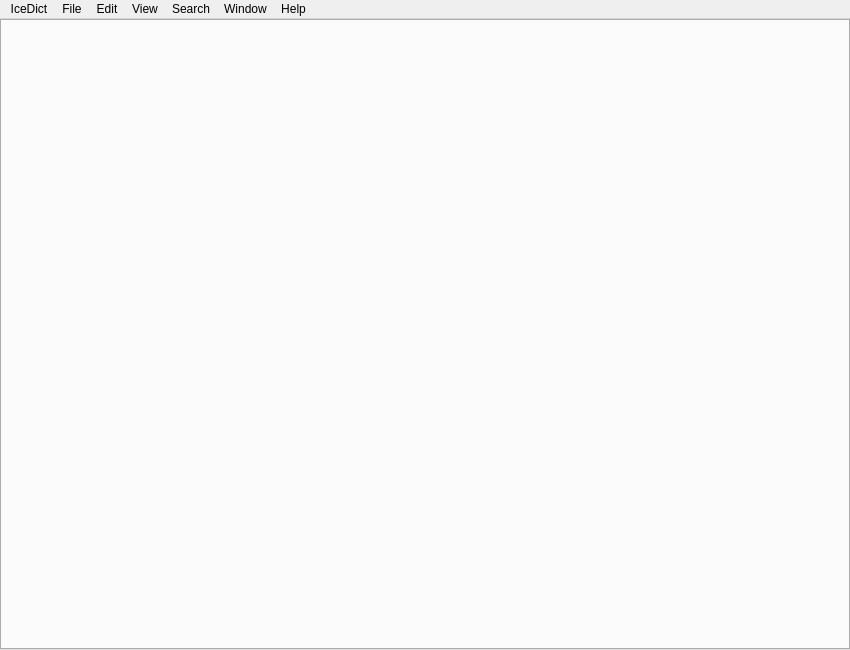
<?xml version="1.0" encoding="UTF-8"?>
<ui version="4.0">
 <class>MainWindow</class>
 <widget class="QMainWindow" name="MainWindow">
  <property name="geometry">
   <rect>
    <x>0</x>
    <y>0</y>
    <width>850</width>
    <height>650</height>
   </rect>
  </property>
  <property name="windowTitle">
   <string>MainWindow</string>
  </property>
  <property name="autoFillBackground">
   <bool>true</bool>
  </property>
  <property name="unifiedTitleAndToolBarOnMac">
   <bool>false</bool>
  </property>
  <widget class="QWidget" name="centralWidget">
   <layout class="QHBoxLayout" name="horizontalLayout">
    <property name="leftMargin">
     <number>0</number>
    </property>
    <property name="topMargin">
     <number>0</number>
    </property>
    <property name="rightMargin">
     <number>0</number>
    </property>
    <property name="bottomMargin">
     <number>0</number>
    </property>
    <item>
     <layout class="QVBoxLayout" name="centralLayout">
      <item>
       <widget class="QTabWidget" name="resultsTab">
        <property name="minimumSize">
         <size>
          <width>600</width>
          <height>400</height>
         </size>
        </property>
        <property name="font">
         <font>
          <family>Segoe UI</family>
          <pointsize>12</pointsize>
         </font>
        </property>
        <property name="focusPolicy">
         <enum>Qt::NoFocus</enum>
        </property>
        <property name="autoFillBackground">
         <bool>false</bool>
        </property>
        <property name="styleSheet">
         <string notr="true"/>
        </property>
        <property name="tabShape">
         <enum>QTabWidget::Rounded</enum>
        </property>
        <property name="currentIndex">
         <number>-1</number>
        </property>
        <property name="usesScrollButtons">
         <bool>false</bool>
        </property>
       </widget>
      </item>
     </layout>
    </item>
   </layout>
  </widget>
  <widget class="QMenuBar" name="menuBar">
   <property name="geometry">
    <rect>
     <x>0</x>
     <y>0</y>
     <width>850</width>
     <height>22</height>
    </rect>
   </property>
   <widget class="QMenu" name="menuFile">
    <property name="title">
     <string>File</string>
    </property>
    <addaction name="actionNew_Tab"/>
    <addaction name="separator"/>
    <addaction name="actionClose_Tab"/>
   </widget>
   <widget class="QMenu" name="menuWindow">
    <property name="title">
     <string>Window</string>
    </property>
    <addaction name="actionMinimize"/>
    <addaction name="actionFullscreen"/>
    <addaction name="separator"/>
    <addaction name="actionShow_Previous_Tab"/>
    <addaction name="actionShow_Next_Tab"/>
   </widget>
   <widget class="QMenu" name="menuHelp">
    <property name="title">
     <string>Help</string>
    </property>
    <addaction name="actionUser_Manual"/>
    <addaction name="separator"/>
    <addaction name="actionAcknowledgements"/>
   </widget>
   <widget class="QMenu" name="menuDictionaries">
    <property name="title">
     <string>Search</string>
    </property>
    <addaction name="actionModern_Icelandic"/>
    <addaction name="actionEnglish_Modern_Icelandic"/>
    <addaction name="actionOld_Icelandic_English"/>
    <addaction name="actionOld_Icelandic_Text_Search"/>
    <addaction name="actionSearch_Inflections"/>
    <addaction name="actionList_All_Forms"/>
   </widget>
   <widget class="QMenu" name="menuView">
    <property name="title">
     <string>View</string>
    </property>
    <addaction name="actionZoom_In"/>
    <addaction name="actionZoom_Out"/>
    <addaction name="separator"/>
    <addaction name="actionBack"/>
    <addaction name="actionForward"/>
    <addaction name="separator"/>
    <addaction name="actionFind"/>
    <addaction name="actionFind_in_Page"/>
    <addaction name="separator"/>
    <addaction name="actionShow_Status_Bar"/>
   </widget>
   <widget class="QMenu" name="menuIceDict">
    <property name="title">
     <string>IceDict</string>
    </property>
    <addaction name="actionAbout_IceDict"/>
    <addaction name="actionAbout_Qt"/>
   </widget>
   <widget class="QMenu" name="menuEdit">
    <property name="title">
     <string>Edit</string>
    </property>
    <addaction name="actionUndo_Close_Tab"/>
    <addaction name="separator"/>
   </widget>
   <addaction name="menuIceDict"/>
   <addaction name="menuFile"/>
   <addaction name="menuEdit"/>
   <addaction name="menuView"/>
   <addaction name="menuDictionaries"/>
   <addaction name="menuWindow"/>
   <addaction name="menuHelp"/>
  </widget>
  <action name="actionExit">
   <property name="text">
    <string>Exit</string>
   </property>
   <property name="shortcut">
    <string>Ctrl+Q</string>
   </property>
  </action>
  <action name="actionMinimize">
   <property name="text">
    <string>Minimize</string>
   </property>
   <property name="shortcut">
    <string>Ctrl+M</string>
   </property>
  </action>
  <action name="actionFullscreen">
   <property name="text">
    <string>Enter Full Screen</string>
   </property>
   <property name="shortcut">
    <string>Meta+Ctrl+F</string>
   </property>
  </action>
  <action name="actionNew_Tab">
   <property name="text">
    <string>New Tab</string>
   </property>
   <property name="shortcut">
    <string>Ctrl+T</string>
   </property>
  </action>
  <action name="actionClose_Tab">
   <property name="text">
    <string>Close Tab</string>
   </property>
   <property name="shortcut">
    <string>Ctrl+W</string>
   </property>
   <property name="shortcutContext">
    <enum>Qt::WindowShortcut</enum>
   </property>
  </action>
  <action name="actionModern_Icelandic">
   <property name="text">
    <string>Icelandic to English (online)</string>
   </property>
   <property name="shortcut">
    <string>Ctrl+1</string>
   </property>
  </action>
  <action name="actionEnglish_Modern_Icelandic">
   <property name="text">
    <string>Search Text in Icelandic Dictionary (online)</string>
   </property>
   <property name="shortcut">
    <string>Ctrl+2</string>
   </property>
  </action>
  <action name="actionOld_Icelandic_English">
   <property name="text">
    <string>Old Norse to English</string>
   </property>
   <property name="shortcut">
    <string>Ctrl+3</string>
   </property>
  </action>
  <action name="actionOld_Icelandic_Text_Search">
   <property name="text">
    <string>Search Text in Old Norse Dictionaries</string>
   </property>
   <property name="shortcut">
    <string>Ctrl+4</string>
   </property>
  </action>
  <action name="actionSearch_Inflections">
   <property name="text">
    <string>Find Original Headwords</string>
   </property>
   <property name="shortcut">
    <string>Ctrl+5</string>
   </property>
  </action>
  <action name="actionList_All_Forms">
   <property name="text">
    <string>List All Inflectional Forms</string>
   </property>
   <property name="shortcut">
    <string>Ctrl+6</string>
   </property>
  </action>
  <action name="actionZoom_In">
   <property name="text">
    <string>Zoom In</string>
   </property>
   <property name="shortcut">
    <string>Ctrl++</string>
   </property>
  </action>
  <action name="actionZoom_Out">
   <property name="text">
    <string>Zoom Out</string>
   </property>
   <property name="shortcut">
    <string>Ctrl+-</string>
   </property>
  </action>
  <action name="actionUser_Manual">
   <property name="text">
    <string>IceDict Help</string>
   </property>
  </action>
  <action name="actionAcknowledgements">
   <property name="text">
    <string>Acknowledgements</string>
   </property>
  </action>
  <action name="actionAbout_IceDict">
   <property name="text">
    <string>About IceDict</string>
   </property>
  </action>
  <action name="actionAbout_Qt">
   <property name="text">
    <string>About Qt</string>
   </property>
  </action>
  <action name="actionFind_in_Page">
   <property name="text">
    <string>Find in Page</string>
   </property>
   <property name="shortcut">
    <string>Ctrl+Alt+F</string>
   </property>
  </action>
  <action name="actionShow_Status_Bar">
   <property name="text">
    <string>Show Status Bar</string>
   </property>
   <property name="shortcut">
    <string>Ctrl+/</string>
   </property>
  </action>
  <action name="actionFind">
   <property name="text">
    <string>Find</string>
   </property>
   <property name="shortcut">
    <string>Ctrl+F</string>
   </property>
  </action>
  <action name="actionShow_Next_Tab">
   <property name="text">
    <string>Show Next Tab</string>
   </property>
   <property name="shortcut">
    <string>Meta+Tab</string>
   </property>
  </action>
  <action name="actionShow_Previous_Tab">
   <property name="text">
    <string>Show Previous Tab</string>
   </property>
   <property name="shortcut">
    <string>Meta+Shift+Tab</string>
   </property>
  </action>
  <action name="actionSelect_All">
   <property name="text">
    <string>Select All</string>
   </property>
   <property name="shortcut">
    <string>Ctrl+A</string>
   </property>
  </action>
  <action name="actionUndo_Close_Tab">
   <property name="text">
    <string>Undo Close Tab</string>
   </property>
   <property name="shortcut">
    <string>Ctrl+Z</string>
   </property>
  </action>
  <action name="actionBack">
   <property name="text">
    <string>Back</string>
   </property>
   <property name="shortcut">
    <string>Ctrl+[</string>
   </property>
  </action>
  <action name="actionForward">
   <property name="text">
    <string>Forward</string>
   </property>
   <property name="shortcut">
    <string>Ctrl+]</string>
   </property>
  </action>
 </widget>
 <layoutdefault spacing="6" margin="11"/>
 <resources/>
 <connections/>
</ui>
